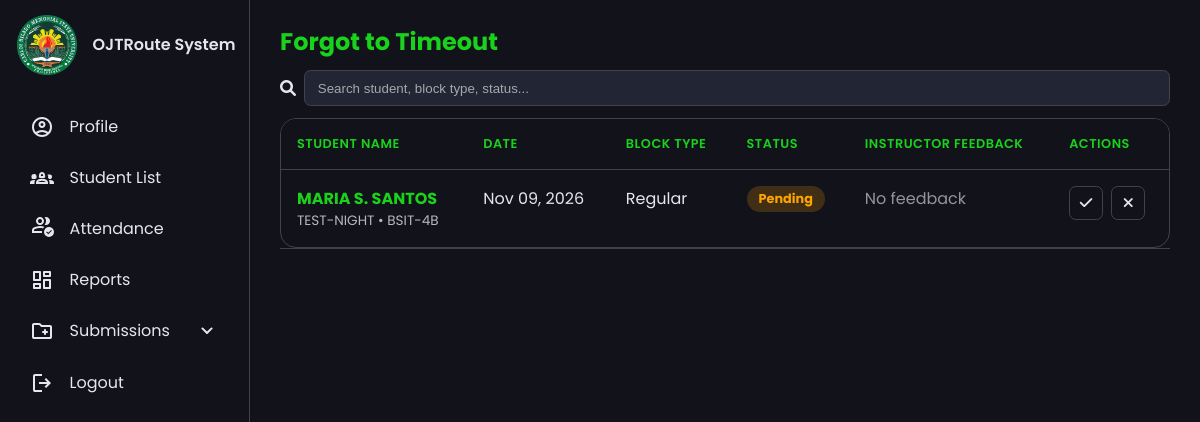
Page /instructor/timeouts.php (signed in) on the committed database.
### tables this page shows
CREATE TABLE `attendance_records` (
  `id` int(11) unsigned NOT NULL AUTO_INCREMENT,
  `student_id` int(11) unsigned NOT NULL COMMENT 'FK to students',
  `attendance_date` date NOT NULL,
  `block_type` enum('morning','afternoon','overtime','regular') NOT NULL COMMENT 'regular = scheduled shift, overtime = up to 4h after shift end; morning/afternoon = legacy records',
  `time_in` datetime NOT NULL,
  `time_out` datetime DEFAULT NULL COMMENT 'Nullable if student forgot to time out',
  `break_start` datetime DEFAULT NULL COMMENT 'Start of break deducted from hours (NULL = none)',
  `break_end` datetime DEFAULT NULL COMMENT 'End of break deducted from hours',
  `hours` decimal(5,2) DEFAULT NULL COMMENT 'Calculated hours (derived from time_in/time_out)',
  `time_in_latitude` decimal(10,8) NOT NULL COMMENT 'GPS latitude when student timed in',
  `time_in_longitude` decimal(11,8) NOT NULL COMMENT 'GPS longitude when student timed in',
  `within_radius` tinyint(1) NOT NULL DEFAULT 0 COMMENT 'Whether student was within allowed radius (40 meters) of workplace',
  `photo_path` varchar(500) NOT NULL COMMENT 'Path to captured photo at time-in',
  `status` enum('ongoing','completed','pending_exception') NOT NULL DEFAULT 'ongoing',
  `created_at` timestamp NOT NULL DEFAULT current_timestamp(),
  `updated_at` timestamp NOT NULL DEFAULT current_timestamp() ON UPDATE current_timestamp(),
  `forgot_timeout_reason` text DEFAULT NULL,
  `forgot_timeout_file` varchar(500) DEFAULT NULL,
  `instructor_response` text DEFAULT NULL,
  `request_status` enum('pending','approved','rejected') DEFAULT NULL,
  `missing_timeout_flagged_at` datetime DEFAULT NULL COMMENT 'When the system flagged this as missing timeout',
  PRIMARY KEY (`id`),
  UNIQUE KEY `unique_attendance` (`student_id`,`attendance_date`,`block_type`),
  KEY `idx_student_id` (`student_id`),
  KEY `idx_attendance_date` (`attendance_date`),
  KEY `idx_block_type` (`block_type`),
  KEY `idx_status` (`status`),
  KEY `idx_time_in` (`time_in`),
  KEY `idx_attendance_student_date` (`student_id`,`attendance_date`),
  KEY `idx_request_status` (`request_status`),
  KEY `idx_attendance_student_date_block` (`student_id`,`attendance_date`,`block_type`),
  KEY `idx_attendance_date_block_status` (`attendance_date`,`block_type`,`status`),
  KEY `idx_attendance_created_at` (`created_at`),
  CONSTRAINT `fk_attendance_student` FOREIGN KEY (`student_id`) REFERENCES `students` (`id`) ON DELETE CASCADE ON UPDATE CASCADE
);

CREATE TABLE `users` (
  `id` int(11) unsigned NOT NULL AUTO_INCREMENT,
  `school_id` varchar(20) NOT NULL COMMENT 'School/Employee ID used in CSV & listings',
  `full_name` varchar(100) NOT NULL,
  `email` varchar(100) NOT NULL,
  `password_hash` varchar(255) NOT NULL COMMENT 'Hashed password (bcrypt/argon2)',
  `role` enum('admin','student','instructor') NOT NULL,
  `gender` enum('male','female','non-binary') DEFAULT NULL,
  `section_id` int(11) unsigned DEFAULT NULL COMMENT 'FK to sections - only for students',
  `contact` varchar(20) DEFAULT NULL COMMENT 'Contact number',
  `facebook_name` varchar(100) DEFAULT NULL COMMENT 'Facebook name/username',
  `year` varchar(10) DEFAULT NULL COMMENT 'Academic year',
  `profile_pic_path` varchar(255) DEFAULT NULL COMMENT 'Path to profile picture',
  `is_archived` tinyint(1) NOT NULL DEFAULT 0 COMMENT 'For archive-by-year feature',
  `archived_at` timestamp NULL DEFAULT NULL,
  `created_at` timestamp NOT NULL DEFAULT current_timestamp(),
  `updated_at` timestamp NOT NULL DEFAULT current_timestamp() ON UPDATE current_timestamp(),
  PRIMARY KEY (`id`),
  UNIQUE KEY `unique_school_id` (`school_id`),
  UNIQUE KEY `unique_email` (`email`),
  KEY `idx_role` (`role`),
  KEY `idx_section_id` (`section_id`),
  KEY `idx_year` (`year`),
  KEY `idx_is_archived` (`is_archived`),
  KEY `idx_users_section_role` (`section_id`,`role`,`is_archived`),
  CONSTRAINT `fk_users_section` FOREIGN KEY (`section_id`) REFERENCES `sections` (`id`) ON DELETE SET NULL ON UPDATE CASCADE
);

CREATE TABLE `sections` (
  `id` int(11) unsigned NOT NULL AUTO_INCREMENT,
  `section_code` varchar(10) NOT NULL COMMENT 'Short code like "4A", "4B", "4C"',
  `section_name` varchar(50) NOT NULL COMMENT 'Full name like "BSIT-4A", "BSIT-4B"',
  `department` varchar(100) NOT NULL COMMENT 'College of Computer Studies, College of Education, etc.',
  `instructor_id` int(11) unsigned DEFAULT NULL COMMENT 'Assigned instructor/supervisor (FK to instructors)',
  `year` varchar(10) NOT NULL COMMENT 'Academic year e.g., "2025"',
  `is_active` tinyint(1) NOT NULL DEFAULT 1 COMMENT 'Whether this section is currently active',
  `created_at` timestamp NOT NULL DEFAULT current_timestamp(),
  `updated_at` timestamp NOT NULL DEFAULT current_timestamp() ON UPDATE current_timestamp(),
  PRIMARY KEY (`id`),
  UNIQUE KEY `unique_section` (`section_code`,`department`,`year`),
  KEY `idx_department` (`department`),
  KEY `idx_year` (`year`),
  KEY `idx_is_active` (`is_active`),
  KEY `idx_sections_instructor` (`instructor_id`),
  CONSTRAINT `fk_sections_instructor` FOREIGN KEY (`instructor_id`) REFERENCES `instructors` (`id`) ON DELETE SET NULL ON UPDATE CASCADE
);

### public/instructor/timeouts.php (the view, shortened to what this page needs)
<?php
$timeout_records = [];
try {
    $config = require __DIR__ . '/../../config/database.php';
    $dsn = sprintf("mysql:host=%s;dbname=%s;charset=%s", $config['host'], $config['dbname'], $config['charset']);
    $db = new PDO($dsn, $config['username'], $config['password'], $config['options']);
    $user_id = $_SESSION['user_id'];
    $stmt = $db->prepare("SELECT id FROM instructors WHERE user_id = ?");
    $stmt->execute([$user_id]);
    $instructor = $stmt->fetch(PDO::FETCH_ASSOC);
    $instructor_id = $instructor ? $instructor['id'] : 0;
    $stmt = $db->prepare("
        SELECT
            ar.id,
            ar.student_id,
            ar.attendance_date,
            ar.block_type,
            ar.time_in,
            ar.forgot_timeout_reason as reason,
            ar.forgot_timeout_file as letter_file,
            ar.request_status as status,
            ar.instructor_response as feedback,
            ar.missing_timeout_flagged_at,
            u.id as user_id,
            u.full_name as student_name,
            u.school_id,
            s.section_name
        FROM attendance_records ar
        JOIN students st ON ar.student_id = st.id
        JOIN users u ON st.user_id = u.id
        JOIN sections s ON u.section_id = s.id
        WHERE s.instructor_id = :instructor_id
        AND (
            (ar.time_out IS NULL AND ar.attendance_date < CURDATE())
            OR ar.request_status IS NOT NULL
            OR ar.missing_timeout_flagged_at IS NOT NULL
        )
        ORDER BY
            CASE ar.request_status
                WHEN 'pending' THEN 1
                WHEN 'approved' THEN 2
                WHEN 'rejected' THEN 3
                ELSE 4
            END,
            ar.attendance_date DESC
    ");
    $stmt->execute(['instructor_id' => $instructor_id]);
    $timeout_records = $stmt->fetchAll(PDO::FETCH_ASSOC);
    $timeout_records = array_values($timeout_records);
} catch (Exception $e) {
    error_log('Instructor timeouts fetch error: ' . $e->getMessage());
}
require_once 'instructor_nav.php';
?>
<!DOCTYPE html>
<html lang="en">
<head>
    <link rel="stylesheet" href="https://cdnjs.cloudflare.com/ajax/libs/font-awesome/6.0.0/css/all.min.css">
    <link rel="stylesheet" href="../css/instructor_style.css">
</head>
<body>
    <main>
        <div class="page-header">
            <h2 class="page-title">Forgot to Timeout</h2>
        </div>
        <div class="table-tools">
            <div class="search-box">
                <i class="fas fa-search"></i>
                <input id="timeoutSearch" type="text" placeholder="Search student, block type, status...">
            </div>
        </div>
        <div class="table-container">
            <div class="responsive-table">
                <table id="timeoutsTable">
                    <thead>
                        <tr>
                            <th>Student Name</th>
                            <th>Date</th>
                            <th>Block Type</th>
                            <th>Status</th>
                            <th>Instructor Feedback</th>
                            <th>Actions</th>
                        </tr>
                    </thead>
                    <tbody>
                        <?php if (empty($timeout_records)): ?>
                            <tr>
                                <td colspan="6" style="text-align: center; padding: 2rem; color: rgba(255,255,255,0.6);">
                                    No timeout requests found.
                                </td>
                            </tr>
                        <?php else: ?>
                            <?php foreach ($timeout_records as $r): ?>
                                <tr data-id="<?php echo $r['id']; ?>"
                                    data-letter="<?php echo htmlspecialchars($r['letter_file'] ?? ''); ?>"
                                    data-time-in="<?php echo $r['time_in']; ?>" data-block="<?php echo $r['block_type']; ?>"
                                    data-assumed-out="<?php echo htmlspecialchars($r['assumed_time_out']); ?>" data-est-hours="<?php echo htmlspecialchars((string) $r['estimated_hours']); ?>"
                                    data-reason="<?php echo htmlspecialchars($r['reason'] ?? ''); ?>">
                                    <td>
                                        <a href="student_information.php?id=<?php echo $r['user_id']; ?>"
                                            style="text-decoration: none; color: inherit;" title="View student profile">
                                            <div style="font-weight: 700; color: var(--accent-clr);">
                                                <?php echo htmlspecialchars($r['student_name']); ?>
                                            </div>
                                            <div style="font-size: 0.85rem; color: rgba(255, 255, 255, 0.7);">
                                                <?php echo htmlspecialchars($r['school_id']); ?> •
                                                <?php echo htmlspecialchars($r['section_name'] ?? 'N/A'); ?>
                                            </div>
                                        </a>
                                    </td>
                                    <td><?php echo date('M d, Y', strtotime($r['attendance_date'])); ?></td>
                                    <td><?php echo ucfirst($r['block_type']); ?></td>
                                    <td>
                                        <?php if ($r['status']): ?>
                                            <span class="status-badge status-<?php echo $r['status']; ?>" data-status>
                                                <?php echo $r['status']; ?>
                                            </span>
                                        <?php else: ?>
                                            <span style="opacity:0.65;">Not submitted</span>
                                        <?php endif; ?>
                                    </td>
                                    <td class="feedback" data-feedback>
                                        <?php echo $r['feedback'] ? htmlspecialchars($r['feedback']) : '<span style="opacity:0.65;">No feedback</span>'; ?>
                                    </td>
                                    <td>
                                        <div class="actions">
                                            <?php if ($r['status'] === 'pending'): ?>
                                                <button class="icon-btn" type="button" data-action="approve" title="Approve"
                                                    aria-label="Approve">
                                                    <i class="fas fa-check"></i>
                                                </button>
                                                <button class="icon-btn" type="button" data-action="reject" title="Reject"
                                                    aria-label="Reject">
                                                    <i class="fas fa-times"></i>
                                                </button>
                                            <?php endif; ?>
                                        </div>
                                    </td>
                                </tr>
                            <?php endforeach; ?>
                        <?php endif; ?>
                    </tbody>
                </table>
            </div>
        </div>
        <div id="paginationControls" class="pagination"></div>
    </main>
</body>
</html>

### public/css/instructor_style.css (style rules this page uses)
:root { --base-clr: #11121a; --line-clr: #42434a; --hover-clr: #222533; --text-clr: #e6e6ef; --accent-clr: #1ad21c; --secondary-text-clr: #b0b3c1; }
* { margin: 0; padding: 0; }
html { font-family: Poppins, 'Segoe UI', Tahoma, Geneva, Verdana, sans-serif; line-height: 1.5rem; }
body { min-height: 100vh; min-height: 100dvh; background-color: var(--base-clr); color: var(--text-clr); display: grid; grid-template-columns: auto 1fr; }
main { padding: min(30px, 7%); }

### public/instructor/timeouts.php (style rules this page uses)
.page-header { display: flex; align-items: center; justify-content: space-between; gap: 1rem; margin: 0 0 1rem 0; flex-wrap: wrap; }
.page-title { color: var(--accent-clr); margin: 0; }
.table-tools { display: flex; align-items: center; justify-content: space-between; gap: 0.75rem; margin: 0.75rem 0; flex-wrap: wrap; }
.search-box { display: flex; align-items: center; gap: 0.5rem; flex: 1; min-width: 240px; }
.search-box input { width: 100%; padding: 0.6rem 0.8rem; border-radius: .5em; border: 1px solid var(--line-clr); background: var(--hover-clr); color: var(--text-clr); outline: none; }
.search-box input::placeholder { color: rgba(255, 255, 255, 0.6); }
.table-container { background: transparent; border: 1px solid var(--line-clr); border-radius: 1em; overflow: hidden; }
.responsive-table { overflow-x: auto; }
table { width: 100%; border-collapse: collapse; }
th, td { padding: 1rem; text-align: left; border-bottom: 1px solid var(--line-clr); vertical-align: top; }
th { background-color: var(--base-clr); color: var(--accent-clr); font-weight: 600; text-transform: uppercase; font-size: 0.8rem; letter-spacing: 0.5px; white-space: nowrap; }
tr:last-child td { border-bottom: none; }
.status-badge { display: inline-block; padding: 0.25rem 0.75rem; border-radius: 20px; font-size: 0.8rem; font-weight: 700; text-transform: capitalize; white-space: nowrap; }
.status-pending { background-color: rgba(255, 165, 0, 0.2); color: orange; }
.actions { display: flex; gap: 0.5rem; flex-wrap: wrap; }
.icon-btn { width: 34px; height: 34px; display: inline-flex; align-items: center; justify-content: center; background: transparent; border: 1px solid var(--line-clr); color: var(--text-clr); border-radius: .5em; cursor: pointer; transition: all 0.2s; }
.icon-btn i { font-size: 0.9rem; }
.feedback { max-width: 320px; white-space: normal; color: rgba(255, 255, 255, 0.85); }
.pagination { display: flex; align-items: center; justify-content: center; gap: 0.4rem; padding: 1rem; border-top: 1px solid var(--line-clr); }

### rows in the picture
attendance_records: users.full_name "MARIA S. SANTOS", users.school_id "TEST-NIGHT", sections.section_name "BSIT-4B", attendance_date "Nov 09, 2026", block_type "Regular", request_status "Pending", shows "No feedback"
